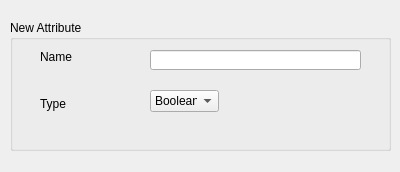
<?xml version="1.0" encoding="UTF-8"?>
<ui version="4.0">
    <class>Dialog</class>
    <widget class="QDialog" name="Dialog">
        <property name="geometry">
            <rect>
                <x>0</x>
                <y>0</y>
                <width>400</width>
                <height>172</height>
            </rect>
        </property>
        <property name="windowTitle">
            <string>New Attribute</string>
        </property>
        <widget class="QGroupBox" name="groupBox">
            <property name="geometry">
                <rect>
                    <x>10</x>
                    <y>20</y>
                    <width>381</width>
                    <height>131</height>
                </rect>
            </property>
            <property name="title">
                <string>New Attribute</string>
            </property>
            <widget class="QLabel" name="label">
                <property name="geometry">
                    <rect>
                        <x>30</x>
                        <y>30</y>
                        <width>46</width>
                        <height>14</height>
                    </rect>
                </property>
                <property name="text">
                    <string>Name</string>
                </property>
            </widget>
            <widget class="QLineEdit" name="lineEdit">
                <property name="geometry">
                    <rect>
                        <x>140</x>
                        <y>30</y>
                        <width>211</width>
                        <height>20</height>
                    </rect>
                </property>
            </widget>
            <widget class="QLabel" name="label_2">
                <property name="geometry">
                    <rect>
                        <x>30</x>
                        <y>74</y>
                        <width>71</width>
                        <height>20</height>
                    </rect>
                </property>
                <property name="text">
                    <string>Type</string>
                </property>
            </widget>
            <widget class="QComboBox" name="comboBox">
                <property name="geometry">
                    <rect>
                        <x>140</x>
                        <y>70</y>
                        <width>69</width>
                        <height>22</height>
                    </rect>
                </property>
                <item>
                    <property name="text">
                        <string>Boolean</string>
                    </property>
                </item>
                <item>
                    <property name="text">
                        <string>Integer</string>
                    </property>
                </item>
                <item>
                    <property name="text">
                        <string>Character</string>
                    </property>
                </item>
                <item>
                    <property name="text">
                        <string>Text</string>
                    </property>
                </item>
                <item>
                    <property name="text">
                        <string>Other</string>
                    </property>
                </item>
            </widget>
        </widget>
        <widget class="QPushButton" name="pushButton">
            <property name="geometry">
                <rect>
                    <x>400</x>
                    <y>500</y>
                    <width>75</width>
                    <height>23</height>
                </rect>
            </property>
            <property name="text">
                <string>Cancel</string>
            </property>
        </widget>
        <widget class="QPushButton" name="pushButton_2">
            <property name="geometry">
                <rect>
                    <x>310</x>
                    <y>500</y>
                    <width>75</width>
                    <height>23</height>
                </rect>
            </property>
            <property name="text">
                <string>OK</string>
            </property>
        </widget>
    </widget>
    <resources/>
    <connections/>
</ui>
